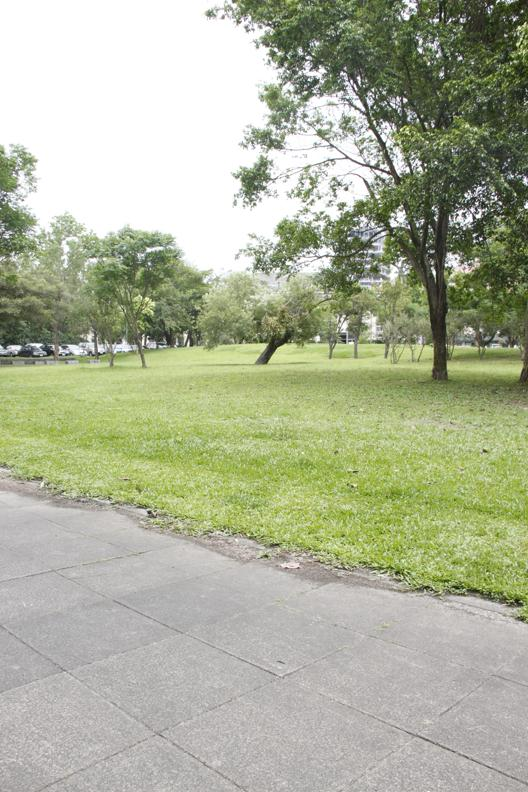
#> input picture src/1.jpg, 528 x 792 px, found by its file name
$ python panorama.py
#> lines starting #> are read from the running program, lines starting #| are printed output that depends on the picture
#> in main, img1 is the input picture: shape (792, 528, 3); mean B, G, R 152.8, 177.6, 172.2
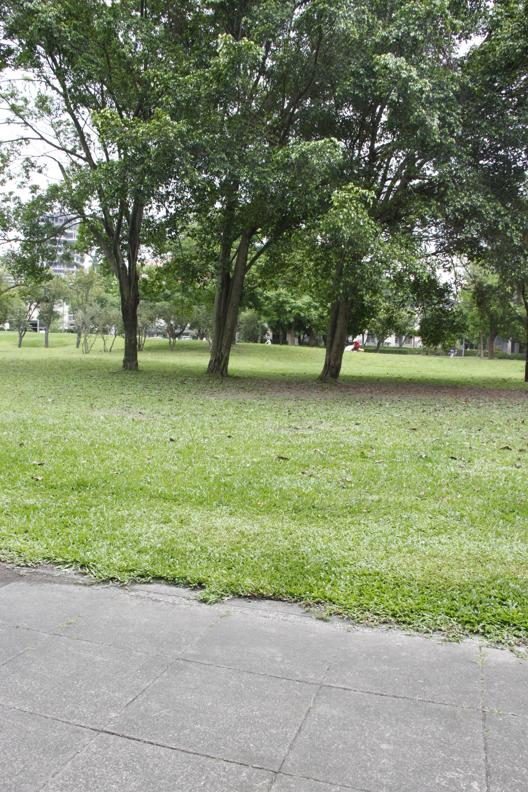
#> input picture src/2.jpg, 528 x 792 px, found by its file name
#> in main, img2 is the input picture: shape (792, 528, 3); mean B, G, R 114.6, 143.8, 133.7
### src/ImageBlender.py
import cv2
import numpy as np
class ImageBlender:
  def __init__(self, left_image, right_image, pyramid_length, sigma, filter_dimension):
      self.left_image = left_image
      self.right_image = right_image
      self.filter_dimension = filter_dimension
      self.sigma = sigma
      self.pyramid_length = pyramid_length
      self.left_gauss_pyramid = []
      self.right_gauss_pyramid = []
      self.left_upsampled_images = []
      self.right_upsampled_images = []
      self.left_laplacian_pyramid = []
      self.right_lapcalican_pyramid = []
      self.combined_laplacian_pyramid = []
      self.blended_images = []

  # [98 lines left out: functions apply_gauss, apply_subsampling, apply_upsampling, apply_half_image_mask, blend, write_list, not called in this run]

  def get_laplacian_pyramid(self):
    return self.laplacian_images

  def get_upsampled_images(self):
    return self.subsampled_images

  # [4 lines left out: function get_gaussian_filter, not called in this run]

### src/panorama.py
import cv2
import numpy as np
import sys
from ImageBlender import ImageBlender

class Image_Stitching():
    def __init__(self) :
        self.ratio=0.85
        self.min_match=10
        self.sift=cv2.SIFT_create()

    def registration(self,img1,img2):
        kp1, des1 = self.sift.detectAndCompute(img1, None)
#> kp1 = 3255 keypoints; strongest (x, y, size): (434, 273, 2.7), (405, 100, 2.9), (500, 203, 2), (474, 235, 2.1)
        kp2, des2 = self.sift.detectAndCompute(img2, None)
#> kp2 = 4288 keypoints; strongest (x, y, size): (503, 92, 2), (366, 158, 1.8), (398, 183, 3), (481, 162, 2.2)
        matcher = cv2.BFMatcher()
        raw_matches = matcher.knnMatch(des1, des2, k=2)
#> raw_matches = 3255 matches
        good_points = []
        good_matches=[]
        for m1, m2 in raw_matches:
            if m1.distance < self.ratio * m2.distance:
                good_points.append((m1.trainIdx, m1.queryIdx))
                good_matches.append([m1])
#> after the loop, good_matches = 623 matches; good_points = 623 pairs, first value 12 to 4138, second value 37 to 3245
        img3 = cv2.drawMatchesKnn(img1, kp1, img2, kp2, good_matches, None, flags=2)
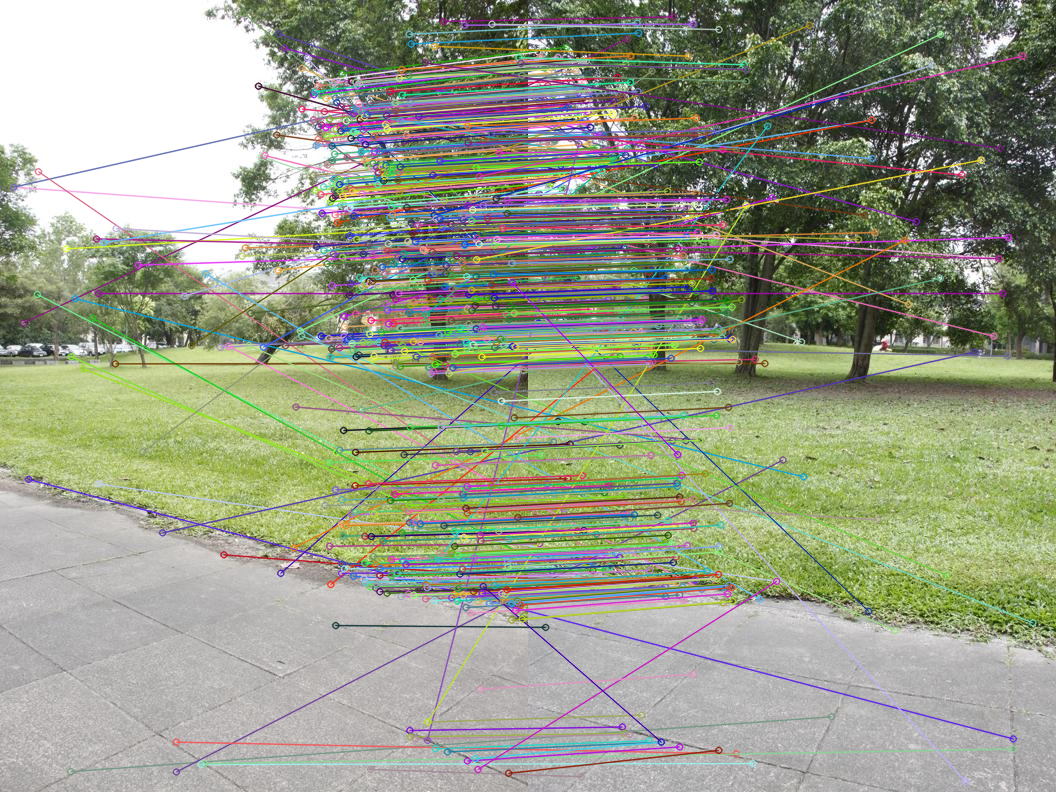
#> img3: shape (792, 1056, 3); mean B, G, R 136.6, 157.2, 152.2
        cv2.imwrite('matching.jpg', img3)
        if len(good_points) > self.min_match:
            image1_kp = np.float32(
                [kp1[i].pt for (_, i) in good_points])
#> image1_kp = 623 pairs, first value 13.11 to 523.2, second value 12.45 to 772.8
            image2_kp = np.float32(
                [kp2[i].pt for (i, _) in good_points])
#> image2_kp = 623 pairs, first value 4.63 to 504.3, second value 16.33 to 780.9
            H, status = cv2.findHomography(image2_kp, image1_kp, cv2.RANSAC,5.0)
#> H = [[0.76, 0.0223, 305.4], [-0.179, 0.94, 31.93], [-0.000441, -8.94e-06, 1]]; status = 623 values, max 1 at index 56, min 0 at index 0, mean 0.848
        return H

    def create_mask(self,img1,img2,version):
        height_img1 = img1.shape[0]
        width_img1 = img1.shape[1]
        width_img2 = img2.shape[1]
        height_panorama = height_img1
        width_panorama = width_img1 + width_img2
        barrier = img1.shape[1]
        mask = np.zeros((height_panorama, width_panorama))
        if version== 'left_image':
            mask[:, barrier : barrier ] = np.tile(np.linspace(1, 0, 0).T, (height_panorama, 1))
            mask[:, :barrier] = 1
        else:
            mask[:, barrier :barrier] = np.tile(np.linspace(0, 1, 0 ).T, (height_panorama, 1))
            mask[:, barrier :] = 1
        return cv2.merge([mask, mask, mask])

    def blending(self,img1,img2):
        H = self.registration(img1,img2)
        height_img1 = img1.shape[0]
#> height_img1 = 792
        width_img1 = img1.shape[1]
#> width_img1 = 528
        width_img2 = img2.shape[1]
#> width_img2 = 528
        height_panorama = height_img1
#> height_panorama = 792
        width_panorama = width_img1 +width_img2
#> width_panorama = 1056

        panorama1 = np.zeros((height_panorama, width_panorama, 3))
        panorama1[0:img1.shape[0], 0:img1.shape[1], :] = img1
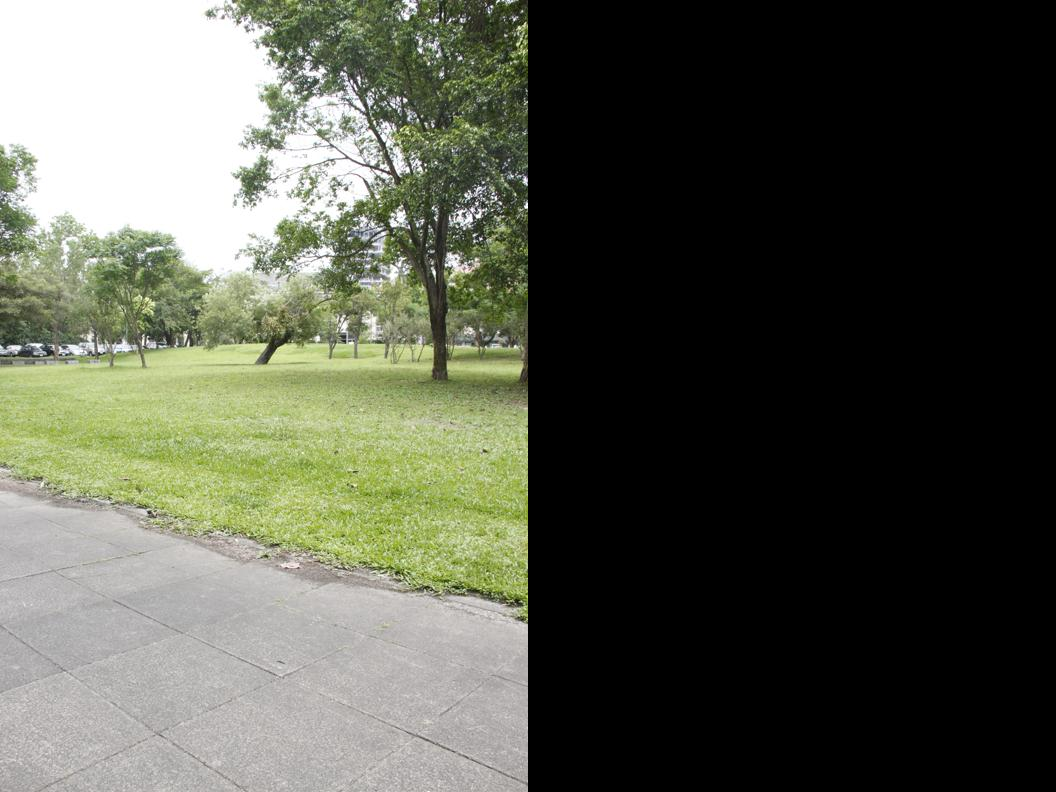
#> panorama1: shape (792, 1056, 3) float64; mean B, G, R 76.4, 88.8, 86.1
        panorama2 = cv2.warpPerspective(img2, H, (width_panorama, height_panorama))
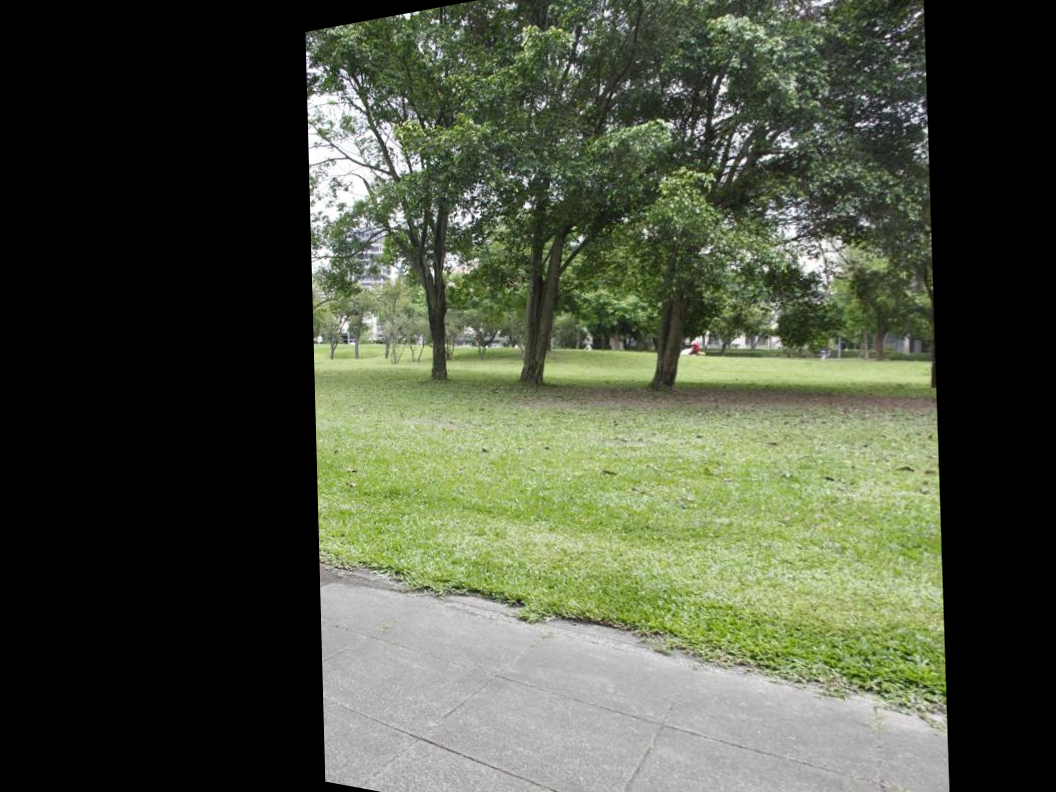
#> panorama2: shape (792, 1056, 3); mean B, G, R 64.3, 82.7, 76.5
        result = np.concatenate((panorama1[: , 0: panorama1.shape[1] // 2 ], panorama2[:, panorama2.shape[1] // 2 : panorama2.shape[1]]), axis=1)
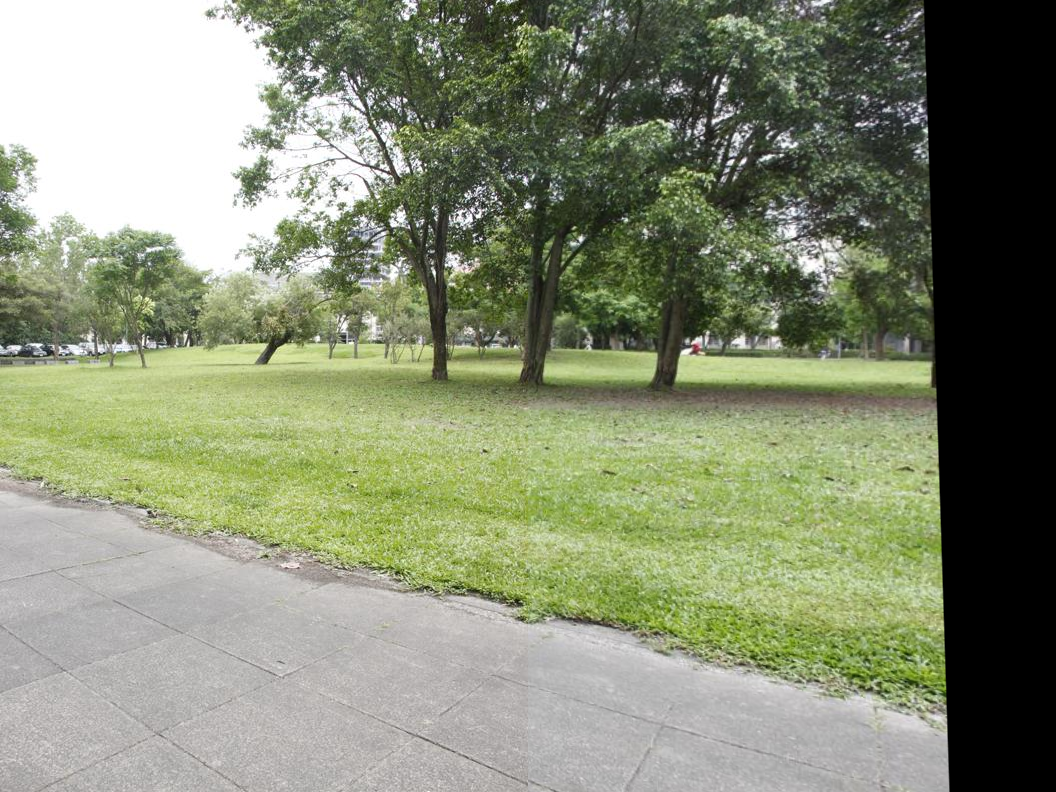
#> result: shape (792, 1056, 3) float64; mean B, G, R 116.3, 141.4, 134.6
        # asd = panorama2[:, panorama2.shape[1] // 2 : panorama2.shape[1]]
        # cv2.imwrite("x1.jpg", asd)
        ImageBlender(result[: , 0: panorama1.shape[1] // 2 ], result[:, panorama2.shape[1] // 2 : panorama2.shape[1]], 5, 1.5, 9)
#> in __init__, `self.right_image = right_image`:
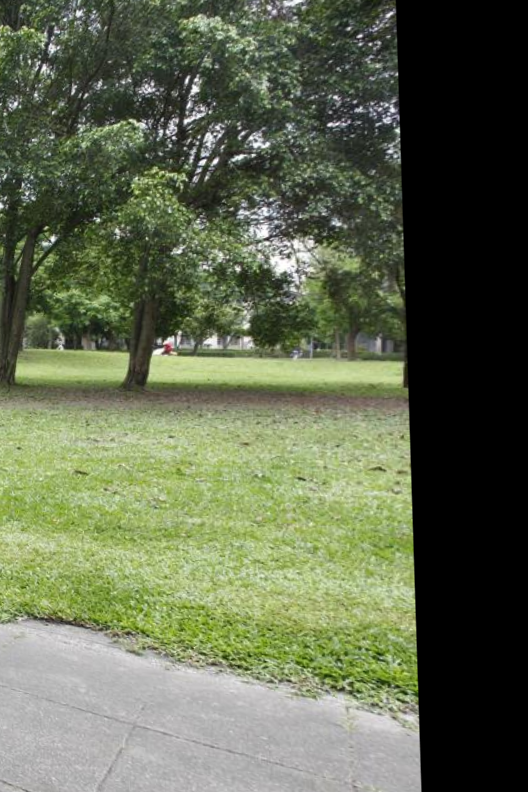
#> self.right_image: shape (792, 528, 3) float64; mean of channels 0, 1, 2 79.8, 105.1, 96.9; drawn as B, G, R

def main(argv1,argv2):
    img1 = cv2.imread(argv1)
    img2 = cv2.imread(argv2)
    Image_Stitching().blending(img1,img2)

if __name__ == '__main__':
  main(r"C:\Users\MONSTER\GitHub\PanoramaImageCreator\src\1.jpg", r"C:\Users\MONSTER\GitHub\PanoramaImageCreator\src\2.jpg")
